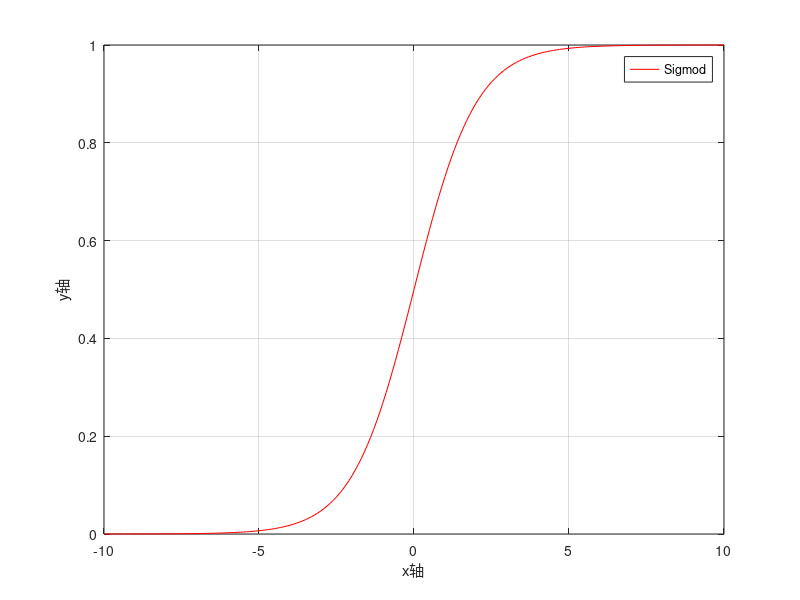
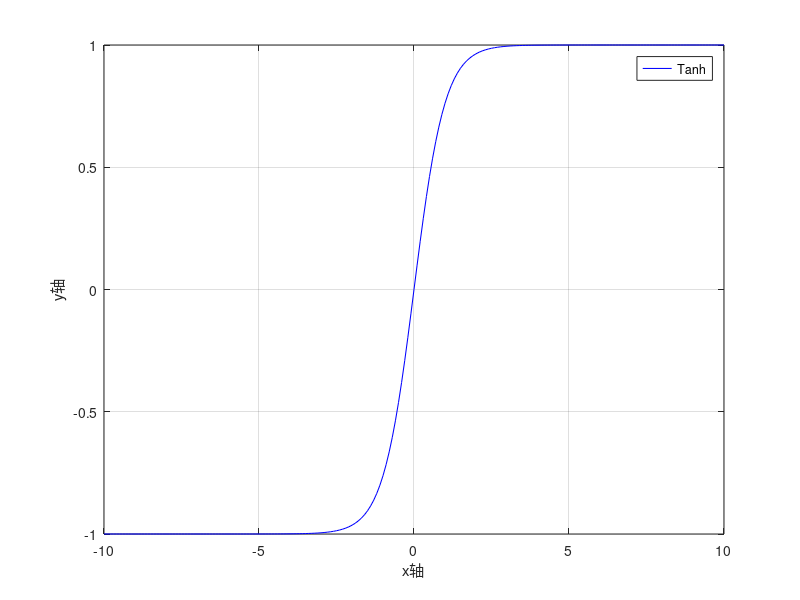
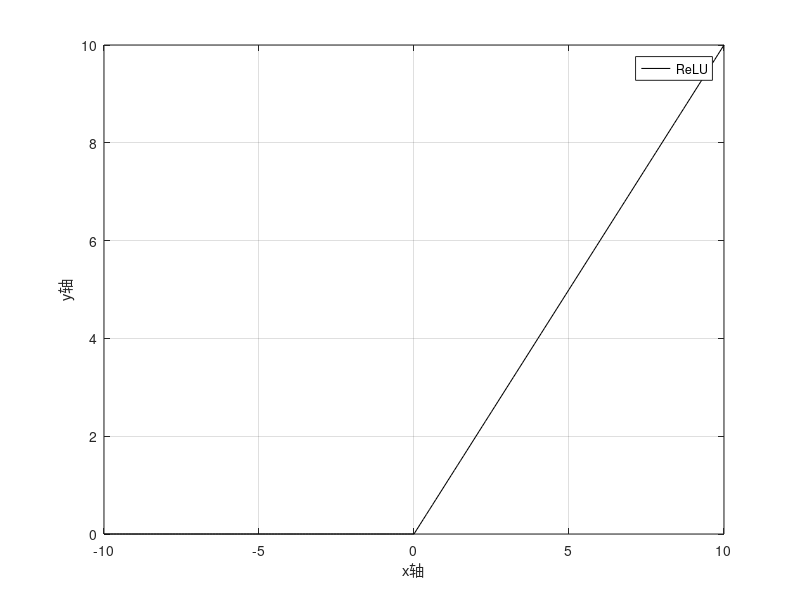

The MATLAB script that drew these images, in order:

x = -10:0.1:10;
y=1./(1+exp(-x));

% ‘r’曲线颜色，‘lineWidth’曲线宽度
plot(x,y,'r','lineWidth',0.75)

xlabel('x轴')
ylabel('y轴')   
set(gca,'XLim',[-10,10])% $x\in[1,100]$
set(gca,'Ylim',[0,1])% $y\in[1,100]$
%axis([0,16000,0,20*log10(50)])
legend('Sigmod')
grid on
saveas(1,'Sig','png')
close(figure(1))

x = -10:0.1:10;
y=(exp(x)-exp(-x))./(exp(x)+exp(-x));

% ‘r’曲线颜色，‘lineWidth’曲线宽度
plot(x,y,'b','lineWidth',0.75)

xlabel('x轴')
ylabel('y轴')   
set(gca,'XLim',[-10,10])% $x\in[1,100]$
set(gca,'Ylim',[-1,1])% $y\in[1,100]$
%axis([0,16000,0,20*log10(50)])
legend('Tanh')
grid on
saveas(1,'Tan','png')
close(figure(1))

x = -10:0.1:10;
y=x.*(x>=0)+0.*(x<0);

% ‘r’曲线颜色，‘lineWidth’曲线宽度
plot(x,y,'k','lineWidth',0.75)

xlabel('x轴')
ylabel('y轴')   
set(gca,'XLim',[-10,10])% $x\in[1,100]$
set(gca,'Ylim',[0,10])% $y\in[1,100]$
%axis([0,16000,0,20*log10(50)])
legend('ReLU')
grid on
saveas(1,'Relu','png')
close(figure(1))